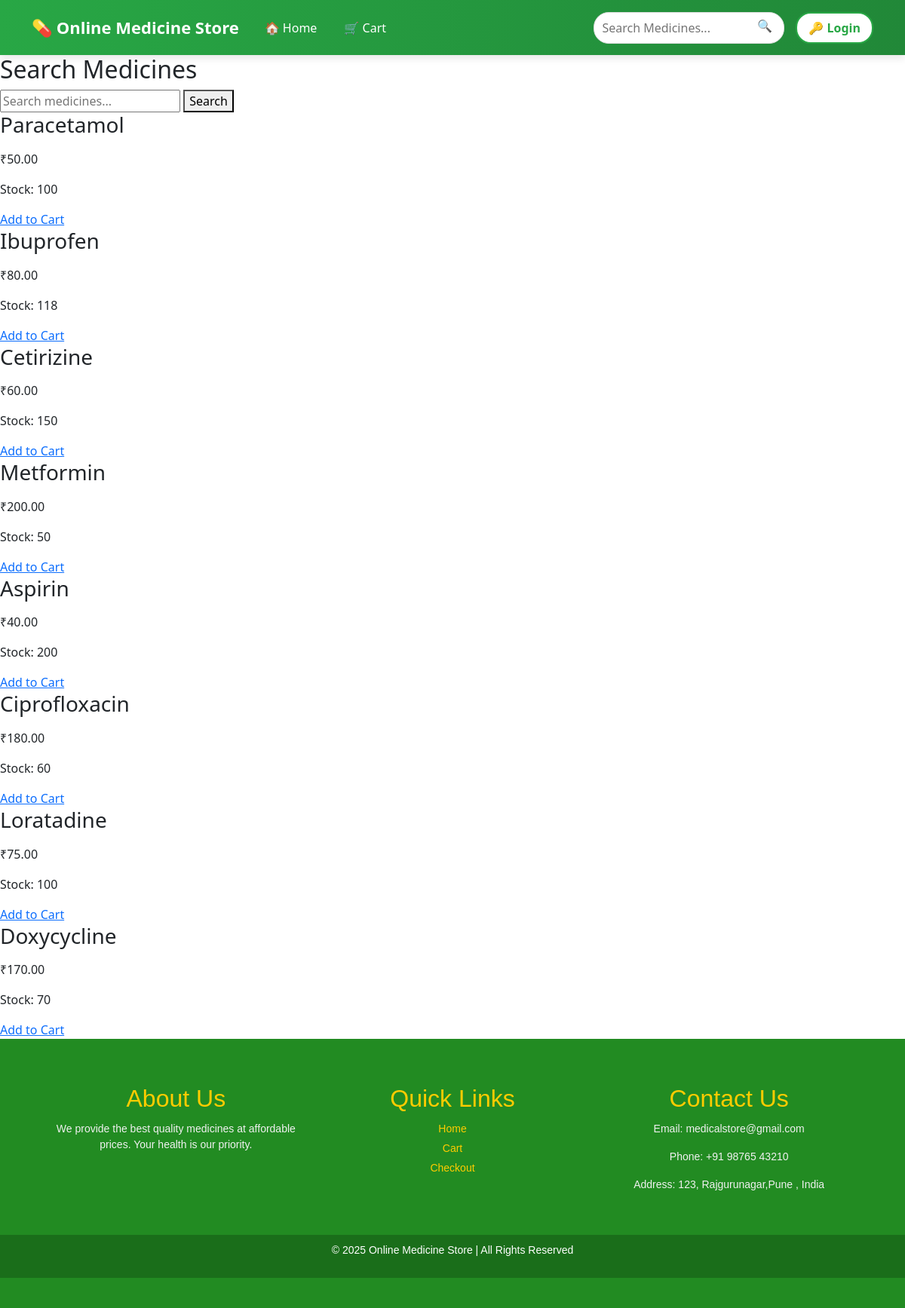
/medicines.php, run on the app's committed database.
### tables this page shows
CREATE TABLE `medicines` (
  `id` int(11) NOT NULL,
  `name` varchar(255) NOT NULL,
  `price` decimal(10,2) NOT NULL,
  `stock` int(11) NOT NULL,
  `image` varchar(255) DEFAULT NULL,
  `created_at` timestamp NOT NULL DEFAULT current_timestamp(),
  `category` varchar(100) DEFAULT NULL,
  `manufacture_date` date DEFAULT NULL,
  `expiry_date` date DEFAULT NULL
);

### medicines.php (the view, shortened to what this page needs)
<?php
include 'config.php';
include 'header.php';
$search = $_GET['search'] ?? '';
?>
<div class="medicines-container">
    <h2>Search Medicines</h2>
    <form method="GET" action="medicines.php" class="search-form">
        <input type="text" name="search" placeholder="Search medicines..." value="<?php echo htmlspecialchars($search); ?>">
        <button type="submit">Search</button>
    </form>
    <div class="medicines-list">
        <?php
        $query = "SELECT * FROM medicines WHERE name LIKE '%$search%' AND stock > 0";
        $result = $conn->query($query);
        if ($result->num_rows > 0) {
            while ($row = $result->fetch_assoc()) {
                echo "<div class='medicine-item'>";
                echo "<h3>{$row['name']}</h3>";
                echo "<p class='price'>₹{$row['price']}</p>";
                echo "<p class='stock'>Stock: {$row['stock']}</p>";
                echo "<a href='cart.php?add={$row['id']}' class='add-to-cart-btn'>Add to Cart</a>";
                echo "</div>";
            }
        } else {
            echo "<p class='no-medicines'>No medicines found.</p>";
        }
        ?>
    </div>
</div>
<?php include 'footer.php'; ?>

### header.php (shortened to what this page needs)
<!DOCTYPE html>
<html lang="en">
<head>
    <link href="https://cdn.jsdelivr.net/npm/bootstrap@5.3.0/dist/css/bootstrap.min.css" rel="stylesheet">
</head>
<body>
<nav class="navbar navbar-expand-lg navbar-dark">
    <div class="container">
        <a class="navbar-brand" href="index.php">
            💊 Online Medicine Store
        </a>
        <div class="collapse navbar-collapse" id="navbarNav">
            <ul class="navbar-nav me-auto">
                <li class="nav-item"><a class="nav-link" href="index.php">🏠 Home</a></li>
                <li class="nav-item"><a class="nav-link" href="cart.php">🛒 Cart</a></li>
            </ul>
            <div class="search-bar">
                <form action="search.php" method="GET">
                    <input type="text" name="query" placeholder="Search Medicines...">
                    <button type="submit">🔍</button>
                </form>
            </div>
            <?php if (isset($_SESSION['user_id'])): ?>
                <a href="logout.php" class="auth-btn">🚪 Logout</a>
            <?php else: ?>
                <a href="login.php" class="auth-btn">🔑 Login</a>
            <?php endif; ?>
        </div>
    </div>
</nav>
</body>
</html>

### footer.php (shortened to what this page needs)
<footer>
    <div class="footer-container">
        <div class="footer-section about">
            <h2>About Us</h2>
            <p>We provide the best quality medicines at affordable prices. Your health is our priority.</p>
        </div>
        <div class="footer-section links">
            <h2>Quick Links</h2>
            <ul>
                <li><a href="index.php">Home</a></li>
                <li><a href="cart.php">Cart</a></li>
                <li><a href="checkout.php">Checkout</a></li>
            </ul>
        </div>
        <div class="footer-section contact">
            <h2>Contact Us</h2>
            <p>Email: medicalstore@gmail.com</p>
            <p>Phone: +91 98765 43210</p>
            <p>Address: 123, Rajgurunagar,Pune , India</p>
        </div>
        </div>
    <div class="footer-bottom">
        <p>&copy; <?php echo date("Y"); ?>  Online Medicine Store | All Rights Reserved</p>
    </div>
</footer>

### header.php (style rules this page uses)
.navbar { background: linear-gradient(to right, #28a745, #218838); padding: 15px; box-shadow: 0px 4px 10px rgba(0, 0, 0, 0.1); }
.navbar-brand { font-weight: bold; font-size: 22px; color: white !important; transition: 0.3s; display: flex; align-items: center; }
.navbar-nav .nav-link { color: white !important; font-size: 16px; margin: 0 10px; transition: 0.3s; }
.search-bar { position: relative; max-width: 300px; margin-left: auto; }
.search-bar input { width: 100%; padding: 8px 10px; border-radius: 20px; border: 1px solid #ddd; outline: none; transition: 0.3s; }
.search-bar button { position: absolute; right: 10px; top: 5px; border: none; background: none; color: #218838; cursor: pointer; font-size: 16px; }
.auth-btn { background: white; color: #28a745; border-radius: 20px; padding: 7px 15px; font-weight: bold; text-decoration: none; border: 2px solid #28a745; transition: 0.3s; display: inline-block; margin-left: 15px; }

### footer.php (style rules this page uses)
footer { background: #228B22; color: white; padding: 40px 0; font-family: Arial, sans-serif; }
.footer-container { display: flex; flex-wrap: wrap; justify-content: space-around; max-width: 1100px; margin: 0 auto; text-align: center; }
.footer-section { flex: 1; margin: 20px; min-width: 200px; }
.footer-section h2 { color: #ffcc00; margin-bottom: 10px; }
.footer-section p, .footer-section ul { font-size: 14px; line-height: 1.5; color: #f1f1f1; }
.footer-section ul { list-style: none; padding: 0; }
.footer-section ul li { margin: 5px 0; }
.footer-section ul li a { color: #ffcc00; text-decoration: none; transition: 0.3s; }
.footer-bottom { background: #1a6e1a; text-align: center; padding: 10px; margin-top: 20px; font-size: 14px; }

### data on the page
medicines: name "Paracetamol", price "50.00", stock "100"
medicines: name "Ibuprofen", price "80.00", stock "118"
medicines: name "Cetirizine", price "60.00", stock "150"
medicines: name "Metformin", price "200.00", stock "50"
medicines: name "Aspirin", price "40.00", stock "200"
medicines: name "Ciprofloxacin", price "180.00", stock "60"
medicines: name "Loratadine", price "75.00", stock "100"
medicines: name "Doxycycline", price "170.00", stock "70"
